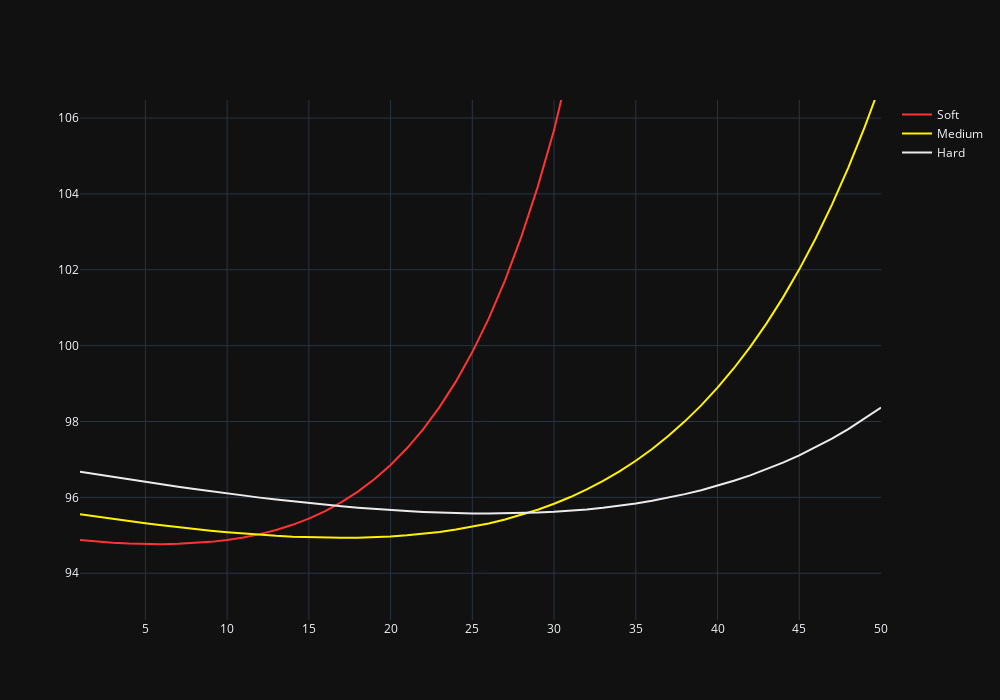

The cell this chart's notebook holds for it:
### Code cell
hovertemplate = '<b>Lap:</b> %{x}<br><b>Time:</b> %{customdata}'

fig = go.Figure()
fig.add_trace(go.Scatter(x=df_times[df_times['Tyre'] == 'SOFT']['Lap'],
                         y=df_times[df_times['Tyre'] == 'SOFT']['FinalLapTime'],
                         mode='lines',
                         name='Soft',
                         line_color=compound_colors['SOFT'],
                         customdata=df_times[df_times['Tyre'] == 'SOFT']['TimeStr'],
                         hovertemplate=hovertemplate))

fig.add_trace(go.Scatter(x=df_times[df_times['Tyre'] == 'MEDIUM']['Lap'],
                         y=df_times[df_times['Tyre'] == 'MEDIUM']['FinalLapTime'],
                         mode='lines',
                         name='Medium',
                         line_color=compound_colors['MEDIUM'],
                         customdata=df_times[df_times['Tyre'] == 'MEDIUM']['TimeStr'],
                         hovertemplate=hovertemplate))

fig.add_trace(go.Scatter(x=df_times[df_times['Tyre'] == 'HARD']['Lap'],
                         y=df_times[df_times['Tyre'] == 'HARD']['FinalLapTime'],
                         mode='lines',
                         name='Hard',
                         line_color=compound_colors['HARD'],
                         customdata=df_times[df_times['Tyre'] == 'HARD']['TimeStr'],
                         hovertemplate=hovertemplate))

fig.update_layout(width=1000, height=700, template='plotly_dark', yaxis_range=[df_times['FinalLapTime'].min() - 2, df_times['LapTimeSeconds'].max() + 10], hovermode='x')
fig.show()

### Figure 1 — Plotly figure (JSON) as saved in the notebook; plotly's stock layout.template omitted (floating-point values rounded to 4 significant figures)
{"data": [{"customdata": ["01:34.873", "01:34.836", "01:34.807", "01:34.784", "01:34.771", "01:34.767", "01:34.774", "01:34.793", "01:34.827", "01:34.876", "01:34.943", "01:35.030", "01:35.140", "01:35.276", "01:35.441", "01:35.639", "01:35.874", "01:36.151", "01:36.476", "01:36.854", "01:37.293", "01:37.801", "01:38.385", "01:39.058", "01:39.829", "01:40.712", "01:41.721", "01:42.873", "01:44.186", "01:45.682", "01:47.383", "01:49.316", "01:51.513", "01:54.007", "01:56.836", "02:00.045", "02:03.682", "02:07.803", "02:12.472", "02:17.759", "02:23.745", "02:30.520", "02:38.188", "02:46.864", "02:56.679", "03:07.782", "03:20.340", "03:34.541", "03:50.601", "04:08.759"], "hovertemplate": "<b>Lap:</b> %{x}<br><b>Time:</b> %{customdata}", "line": {"color": "#FF3333"}, "mode": "lines", "name": "Soft", "type": "scatter", "x": [1, 2, 3, 4, 5, 6, 7, 8, 9, 10, 11, 12, 13, 14, 15, 16, 17, 18, 19, 20, 21, 22, 23, 24, 25, 26, 27, 28, 29, 30, 31, 32, 33, 34, 35, 36, 37, 38, 39, 40, 41, 42, 43, 44, 45, 46, 47, 48, 49, 50], "y": [94.87, 94.84, 94.81, 94.78, 94.77, 94.77, 94.77, 94.79, 94.83, 94.88, 94.94, 95.03, 95.14, 95.28, 95.44, 95.64, 95.87, 96.15, 96.48, 96.85, 97.29, 97.8, 98.39, 99.06, 99.83, 100.7, 101.7, 102.9, 104.2, 105.7, 107.4, 109.3, 111.5, 114.0, 116.8, 120.0, 123.7, 127.8, 132.5, 137.8, 143.7, 150.5, 158.2, 166.9, 176.7, 187.8, 200.3, 214.5, 230.6, 248.8]}, {"customdata": ["01:35.556", "01:35.493", "01:35.431", "01:35.373", "01:35.316", "01:35.263", "01:35.212", "01:35.164", "01:35.120", "01:35.080", "01:35.044", "01:35.012", "01:34.985", "01:34.963", "01:34.947", "01:34.937", "01:34.934", "01:34.937", "01:34.949", "01:34.969", "01:34.999", "01:35.038", "01:35.088", "01:35.150", "01:35.225", "01:35.313", "01:35.417", "01:35.537", "01:35.674", "01:35.831", "01:36.008", "01:36.209", "01:36.433", "01:36.684", "01:36.964", "01:37.276", "01:37.621", "01:38.003", "01:38.426", "01:38.891", "01:39.404", "01:39.968", "01:40.587", "01:41.266", "01:42.010", "01:42.826", "01:43.718", "01:44.693", "01:45.759", "01:46.923"], "hovertemplate": "<b>Lap:</b> %{x}<br><b>Time:</b> %{customdata}", "line": {"color": "#FFF200"}, "mode": "lines", "name": "Medium", "type": "scatter", "x": [1, 2, 3, 4, 5, 6, 7, 8, 9, 10, 11, 12, 13, 14, 15, 16, 17, 18, 19, 20, 21, 22, 23, 24, 25, 26, 27, 28, 29, 30, 31, 32, 33, 34, 35, 36, 37, 38, 39, 40, 41, 42, 43, 44, 45, 46, 47, 48, 49, 50], "y": [95.56, 95.49, 95.43, 95.37, 95.32, 95.26, 95.21, 95.16, 95.12, 95.08, 95.04, 95.01, 94.99, 94.96, 94.95, 94.94, 94.93, 94.94, 94.95, 94.97, 95.0, 95.04, 95.09, 95.15, 95.23, 95.31, 95.42, 95.54, 95.67, 95.83, 96.01, 96.21, 96.43, 96.68, 96.96, 97.28, 97.62, 98.0, 98.43, 98.89, 99.4, 99.97, 100.6, 101.3, 102.0, 102.8, 103.7, 104.7, 105.8, 106.9]}, {"customdata": ["01:36.675", "01:36.606", "01:36.538", "01:36.471", "01:36.405", "01:36.341", "01:36.278", "01:36.218", "01:36.158", "01:36.101", "01:36.046", "01:35.993", "01:35.942", "01:35.894", "01:35.848", "01:35.805", "01:35.765", "01:35.728", "01:35.695", "01:35.665", "01:35.638", "01:35.616", "01:35.598", "01:35.585", "01:35.576", "01:35.573", "01:35.575", "01:35.583", "01:35.598", "01:35.619", "01:35.647", "01:35.682", "01:35.726", "01:35.778", "01:35.840", "01:35.911", "01:35.992", "01:36.085", "01:36.189", "01:36.306", "01:36.436", "01:36.580", "01:36.740", "01:36.915", "01:37.108", "01:37.319", "01:37.549", "01:37.800", "01:38.073", "01:38.370"], "hovertemplate": "<b>Lap:</b> %{x}<br><b>Time:</b> %{customdata}", "line": {"color": "#EBEBEB"}, "mode": "lines", "name": "Hard", "type": "scatter", "x": [1, 2, 3, 4, 5, 6, 7, 8, 9, 10, 11, 12, 13, 14, 15, 16, 17, 18, 19, 20, 21, 22, 23, 24, 25, 26, 27, 28, 29, 30, 31, 32, 33, 34, 35, 36, 37, 38, 39, 40, 41, 42, 43, 44, 45, 46, 47, 48, 49, 50], "y": [96.68, 96.61, 96.54, 96.47, 96.41, 96.34, 96.28, 96.22, 96.16, 96.1, 96.05, 95.99, 95.94, 95.89, 95.85, 95.81, 95.77, 95.73, 95.7, 95.67, 95.64, 95.62, 95.6, 95.59, 95.58, 95.57, 95.58, 95.58, 95.6, 95.62, 95.65, 95.68, 95.73, 95.78, 95.84, 95.91, 95.99, 96.09, 96.19, 96.31, 96.44, 96.58, 96.74, 96.92, 97.11, 97.32, 97.55, 97.8, 98.07, 98.37]}], "layout": {"height": 700, "hovermode": "x", "width": 1000, "yaxis": {"range": [92.77, 106.5]}}}
